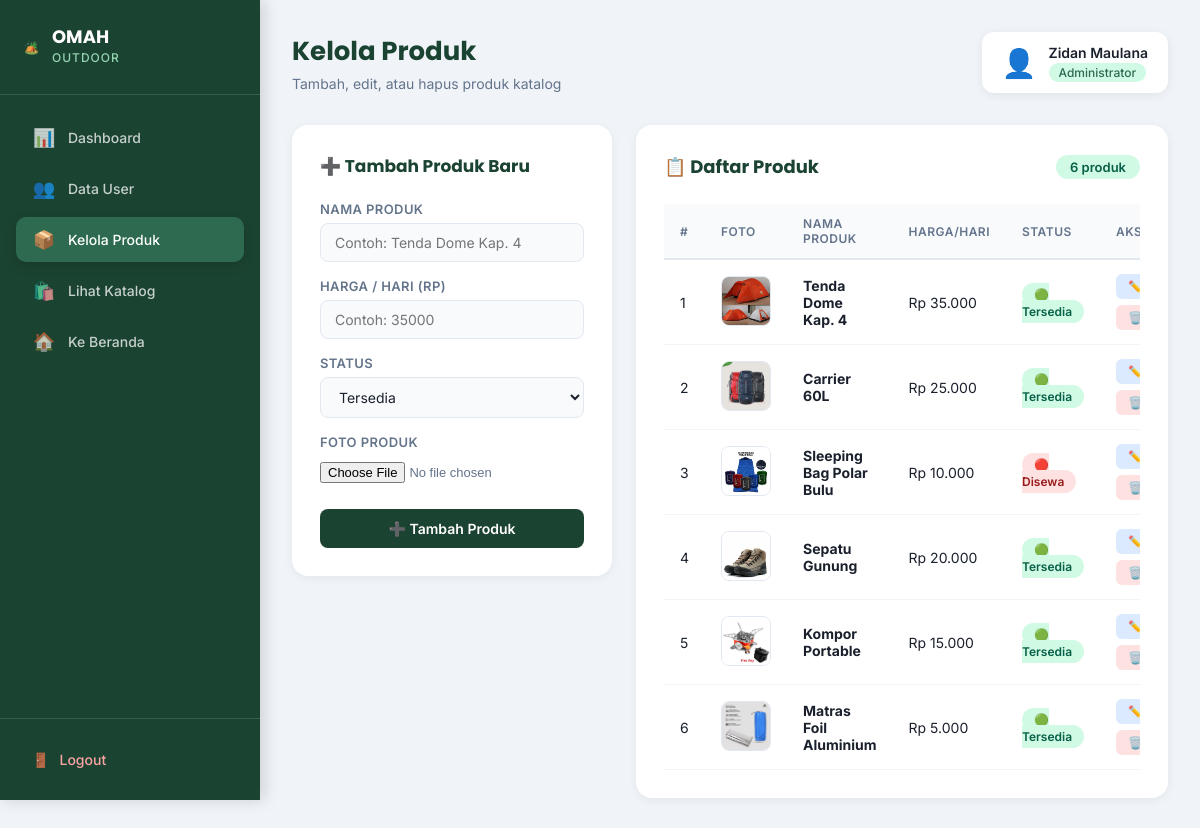
Screenshot of /kelola_produk.php (signed in) with the database file from the repository.
### tables this page shows
CREATE TABLE `produk` (
  `id`             int(11)              NOT NULL AUTO_INCREMENT,
  `nama_produk`    varchar(150)         NOT NULL,
  `harga_per_hari` int(11)              NOT NULL,
  `status`         enum('tersedia','disewa') NOT NULL DEFAULT 'tersedia',
  `gambar`         varchar(255)         DEFAULT NULL,
  `created_at`     timestamp            NOT NULL DEFAULT current_timestamp(),
  PRIMARY KEY (`id`)
);

### kelola_produk.php (the view, shortened to what this page needs)
<?php
require_once 'koneksi.php';
$produk_list   = mysqli_query($conn, "SELECT * FROM produk ORDER BY id ASC");
$total_produk  = mysqli_num_rows($produk_list);
$edit_data = null;
?>
<!DOCTYPE html>
<html lang="id">
<head>
    <link rel="stylesheet" href="assets/css/admin.css">
</head>
<body class="admin-body">
    <aside class="sidebar">
        <div class="sidebar-brand">
            <span class="brand-icon">🏕️</span>
            <div>
                <h2>OMAH</h2>
                <span>OUTDOOR</span>
            </div>
        </div>
        <nav class="sidebar-nav">
            <a href="dashboard_admin.php" class="nav-item">
                <span class="nav-icon">📊</span> Dashboard
            </a>
            <a href="#section-users" class="nav-item" onclick="window.location='dashboard_admin.php#section-users'">
                <span class="nav-icon">👥</span> Data User
            </a>
            <a href="kelola_produk.php" class="nav-item active">
                <span class="nav-icon">📦</span> Kelola Produk
            </a>
            <a href="katalog.php" class="nav-item">
                <span class="nav-icon">🛍️</span> Lihat Katalog
            </a>
            <a href="index.php" class="nav-item">
                <span class="nav-icon">🏠</span> Ke Beranda
            </a>
        </nav>
        <div class="sidebar-footer">
            <a href="logout.php" class="btn-sidebar-logout">
                <span>🚪</span> Logout
            </a>
        </div>
    </aside>
    <main class="admin-main">
        <header class="admin-topbar">
            <div class="topbar-left">
                <h1 class="page-title">Kelola Produk</h1>
                <p class="page-subtitle">Tambah, edit, atau hapus produk katalog</p>
            </div>
            <div class="topbar-right">
                <div class="admin-badge">
                    <span class="badge-avatar">👤</span>
                    <div>
                        <p class="badge-name"><?= htmlspecialchars($_SESSION['nama'] ?? 'Admin') ?></p>
                        <span class="badge-role">Administrator</span>
                    </div>
                </div>
            </div>
        </header>
        <div class="produk-layout">
            <div class="form-card">
                <h2 class="form-card-title">
                    <?= $edit_data ? '✏️ Edit Produk' : '➕ Tambah Produk Baru' ?>
                </h2>
                <form action="proses_produk.php" method="POST" enctype="multipart/form-data">
                    <div class="form-group">
                        <label>Nama Produk</label>
                        <input type="text" name="nama_produk" required
                               value="<?= htmlspecialchars($edit_data['nama_produk'] ?? '') ?>"
                               placeholder="Contoh: Tenda Dome Kap. 4">
                    </div>
                    <div class="form-group">
                        <label>Harga / Hari (Rp)</label>
                        <input type="number" name="harga_per_hari" required min="0"
                               value="<?= $edit_data['harga_per_hari'] ?? '' ?>"
                               placeholder="Contoh: 35000">
                    </div>
                    <div class="form-group">
                        <label>Status</label>
                        <select name="status">
                            <option value="tersedia" <?= (!$edit_data || $edit_data['status'] === 'tersedia') ? 'selected' : '' ?>>Tersedia</option>
                        </select>
                    </div>
                    <div class="form-group">
                        <label>Foto Produk <?= $edit_data ? '(kosongkan jika tidak ganti)' : '' ?></label>
                        <input type="file" name="gambar" accept="image/*">
                    </div>
                    <div class="form-actions">
                        <button type="submit" class="btn-simpan">
                            <?= $edit_data ? '💾 Simpan Perubahan' : '➕ Tambah Produk' ?>
                        </button>
                    </div>
                </form>
            </div>
            <div class="table-section" style="flex:1; min-width:0;">
                <div class="table-header">
                    <h2>📋 Daftar Produk</h2>
                    <span class="table-count"><?= $total_produk ?> produk</span>
                </div>
                <div class="table-wrapper">
                    <table class="admin-table">
                        <thead>
                            <tr>
                                <th>#</th>
                                <th>Foto</th>
                                <th>Nama Produk</th>
                                <th>Harga/Hari</th>
                                <th>Status</th>
                                <th>Aksi</th>
                            </tr>
                        </thead>
                        <tbody>
                            <?php $no = 1; while ($p = mysqli_fetch_assoc($produk_list)) : ?>
                            <tr>
                                <td><?= $no++ ?></td>
                                <td>
                                    <img src="assets/images/<?= htmlspecialchars($p['gambar']) ?>"
                                         alt="<?= htmlspecialchars($p['nama_produk']) ?>"
                                         class="tbl-img"
                                         onerror="this.src='assets/images/no-image.png'; this.onerror=null;">
                                </td>
                                <td><strong><?= htmlspecialchars($p['nama_produk']) ?></strong></td>
                                <td>Rp <?= number_format($p['harga_per_hari'], 0, ',', '.') ?></td>
                                <td>
                                    <span class="status-badge <?= $p['status'] === 'disewa' ? 'disewa' : 'tersedia' ?>">
                                        <?= $p['status'] === 'disewa' ? '🔴 Disewa' : '🟢 Tersedia' ?>
                                    </span>
                                </td>
                                <td>
                                    <div class="aksi-btns">
                                        <a href="kelola_produk.php?edit=<?= $p['id'] ?>" class="btn-edit">✏️ Edit</a>
                                        <a href="proses_produk.php?action=hapus&id=<?= $p['id'] ?>"
                                           class="btn-hapus"
                                           onclick="return confirm('Yakin hapus produk ini?')">🗑️ Hapus</a>
                                    </div>
                                </td>
                            </tr>
                            <?php endwhile; ?>
                        </tbody>
                    </table>
                </div>
            </div>
        </div>
    </main>
</body>
</html>

### rows the page displays
produk: gambar+nama_produk (picture), nama_produk "Tenda Dome Kap. 4", harga_per_hari "35.000", status "🟢 Tersedia"
produk: gambar+nama_produk (picture), nama_produk "Carrier 60L", harga_per_hari "25.000", status "🟢 Tersedia"
produk: gambar+nama_produk (picture), nama_produk "Sleeping Bag Polar Bulu", harga_per_hari "10.000", status "🔴 Disewa"
produk: gambar+nama_produk (picture), nama_produk "Sepatu Gunung", harga_per_hari "20.000", status "🟢 Tersedia"
produk: gambar+nama_produk (picture), nama_produk "Kompor Portable", harga_per_hari "15.000", status "🟢 Tersedia"
produk: gambar+nama_produk (picture), nama_produk "Matras Foil Aluminium", harga_per_hari "5.000", status "🟢 Tersedia"

### other values shown
$_SESSION['nama'] "Zidan Maulana"
$total_produk "6"
